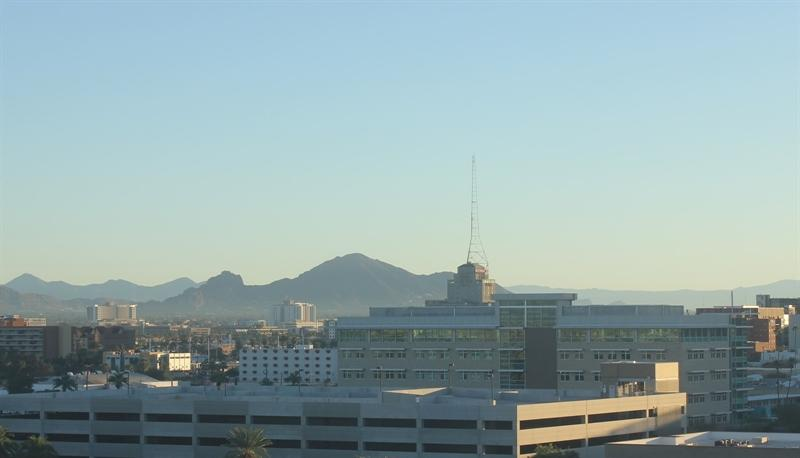
#> input picture Jobsheet4/images/training/day/20151101_142050.jpg, 800 x 458 px; its folder holds only this picture in this run
$ jupyter execute --allow-errors modul4_praktikum.ipynb   (shell and % lines are left out)
#> lines starting #> are read from the running program, lines starting #| are printed output that depends on the picture
# **PRAKTIKUM 1**

## Klasifikasi SVM dengan Data Dummy

[cell 1]
# import library
import numpy as np
import matplotlib.pyplot as plt
from scipy import stats
import seaborn as sns

Pada kegiatan ini, model yang digunakan adalah sebuah model yang sederhana berupa generative model untuk menentukan label pada poin baru. Kasus pada data dummy ini memperlihatkan dua kelas yang telah terpisah.

[cell 2]
from sklearn.datasets import make_blobs

X, y = make_blobs(n_samples=50, centers=2,
                  random_state=0, cluster_std=0.60)
plt.scatter(X[:, 0], X[:, 1], c=y, s=50, cmap='autumn')
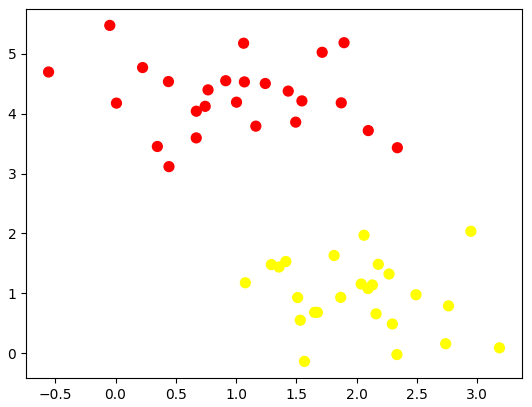
#> figure drawn by matplotlib, 1 panel

Untuk membuat sebuah model klasifikasi, garis pemisah data dari dua buah himpunan yang terbentuk diperlukan. Namun, kondisi ini masih menyisakan kasus dimana garis pemisah yang dibutuhkan lebih dari satu garis.

[cell 3]
xfit = np.linspace(-1, 3.5)
plt.scatter(X[:, 0], X[:, 1], c=y, s=50, cmap='autumn')
plt.plot([0.6], [2.1], 'x', color='red', markeredgewidth=2, markersize=10)

for m, b in [(1, 0.65), (0.5, 1.6), (-0.2, 2.9)]:
    plt.plot(xfit, m * xfit + b, '-k')

plt.xlim(-1, 3.5)
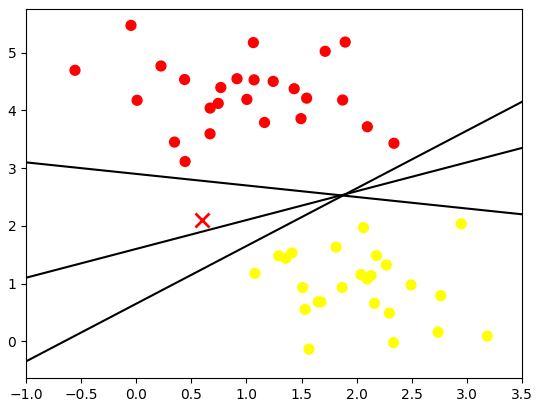
#> figure drawn by matplotlib, 1 panel; curve peaks at x = 3.5, y = 4.15; curve peaks at x = 3.5, y = 3.35

Banyaknya garis pemisah menunjukkan bahwa muncul beberapa kemungkinan suatu data baru masuk dalam kategori tertentu. Sebuah data baru 'x' dimunculkan pada posisi yang berbeda dengan data pada dua himpunan lain sehingga data baru ini tidak masuk ke dalam kategori dua himpunan sebelumnya.

Margin dalam suatu garis juga dapat digunakan untuk memperjelas posisi sebuah data terhadap label.

[cell 4]
xfit = np.linspace(-1, 3.5)
plt.scatter(X[:, 0], X[:, 1], c=y, s=50, cmap='autumn')

for m, b, d in [(1, 0.65, 0.33), (0.5, 1.6, 0.55), (-0.2, 2.9, 0.2)]:
    yfit = m * xfit + b
    plt.plot(xfit, yfit, '-k')
    plt.fill_between(xfit, yfit - d, yfit + d, edgecolor='none',
                     color='#AAAAAA', alpha=0.4)

plt.xlim(-1, 3.5)
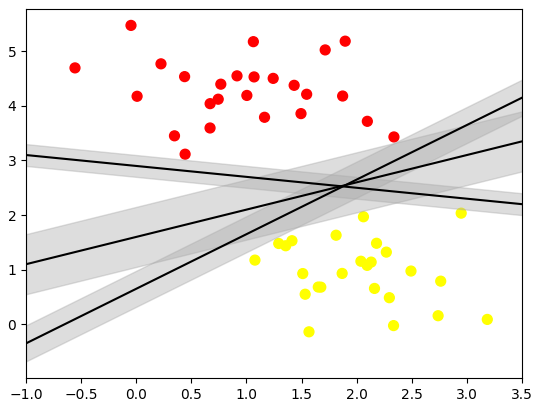
#> figure drawn by matplotlib, 1 panel; curve peaks at x = 3.5, y = 4.15; curve peaks at x = 3.5, y = 3.35; curve peaks at x = -1, y = 3.1

Margin yang digunakan pada SVM berfungsi untuk menunjukkan model yang paling optimal. Kriteria optimal ini diperoleh dari penentuan garis mana yang mampu memaksimalkan margin yang ada.

**Penerappan fitting SVM**

[cell 5]
from sklearn.svm import SVC # "Support vector classifier"

model = SVC(kernel='linear', C=1E10)
model.fit(X, y)

In a Jupyter environment, please rerun this cell to show the HTML representation or trust the notebook.
On GitHub, the HTML representation is unable to render, please try loading this page with nbviewer.org.

[cell 6]
# buat sebuah fungsi untuk menampilkan fitting data

def plot_svc_decision_function(model, ax=None, plot_support=True):

    if ax is None:
        ax = plt.gca()
    xlim = ax.get_xlim()
    ylim = ax.get_ylim()

    # buat grid untuk evaluasi model
    x = np.linspace(xlim[0], xlim[1], 30)
    y = np.linspace(ylim[0], ylim[1], 30)
    Y, X = np.meshgrid(y, x)
    xy = np.vstack([X.ravel(), Y.ravel()]).T
    P = model.decision_function(xy).reshape(X.shape)

    # plot batas dan margin
    ax.contour(X, Y, P, colors='k',
               levels=[-1, 0, 1], alpha=0.5,
               linestyles=['--', '-', '--'])

    # plot support vectors
    if plot_support:
        ax.scatter(model.support_vectors_[:, 0],
                   model.support_vectors_[:, 1],
                   s=300, linewidth=1, facecolors='none');
    ax.set_xlim(xlim)
    ax.set_ylim(ylim)

[cell 7]
plt.scatter(X[:, 0], X[:, 1], c=y, s=50, cmap='autumn')
plot_svc_decision_function(model)

beberapa titik data yang menyentuh (masuk ke area) garis disebut sebagai support vector.

[cell 8]
# untuk mengetahui data yang masuk ke dalam support vector dapat dilakukan dengan memanggil support_vectors_

model.support_vectors_

Hasil fitting merupakan kunci keberhasilan suatu classifier (yang hanya dilihat dari posisi dari support vector). Data-data lain yang berada jauh dari margin dan tetap berada di area yang tepat tidak memiliki kemampuan untuk memodifikasi fitting (karena bukan support vector). Data-data tersebut tidak berkontribusi terhadap loss function yang digunakan untuk fitting model. Untuk lebih memahami hal ini, 60 dan 120 data awal digunakan sebagai contoh dalam bentuk perbandingan.

[cell 9]
def plot_svm(N=10, ax=None):
    X, y = make_blobs(n_samples=200, centers=2,
                      random_state=0, cluster_std=0.60)
    X = X[:N]
    y = y[:N]
    model = SVC(kernel='linear', C=1E10)
    model.fit(X, y)

    ax = ax or plt.gca()
    ax.scatter(X[:, 0], X[:, 1], c=y, s=50, cmap='autumn')
    ax.set_xlim(-1, 4)
    ax.set_ylim(-1, 6)
    plot_svc_decision_function(model, ax)

fig, ax = plt.subplots(1, 2, figsize=(16, 6))
fig.subplots_adjust(left=0.0625, right=0.95, wspace=0.1)
for axi, N in zip(ax, [60, 120]):
    plot_svm(N, axi)
    axi.set_title('N = {0}'.format(N))
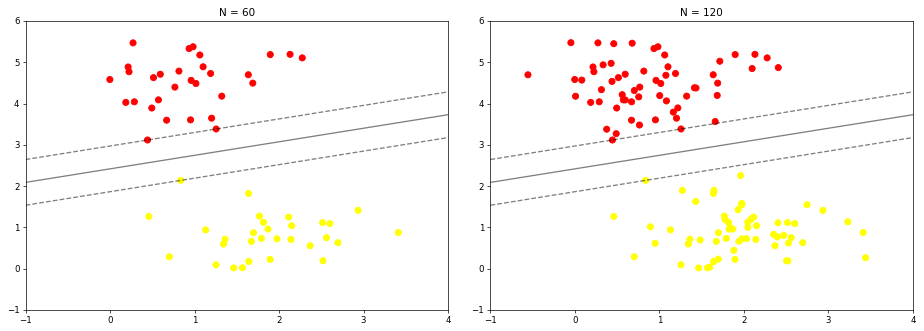
#> figure drawn by matplotlib, 2 panels

**Data Tidak Terpisah Secara Linier**

Data yang terpisah secara tidak linier menjadi masalah pada model SVM. Oleh karena itu, kernel menjadi sebuah kebutuhan bagi SVM untuk melakukan fitting pada hubungan nonlinier dengan sebuah classifier linier.

[cell 10]
# contoh data tidak terpisah secara linier

from sklearn.datasets import make_circles
X, y = make_circles(100, factor=.1, noise=.1)

clf = SVC(kernel='linear').fit(X, y)

plt.scatter(X[:, 0], X[:, 1], c=y, s=50, cmap='autumn')
plot_svc_decision_function(clf, plot_support=False)
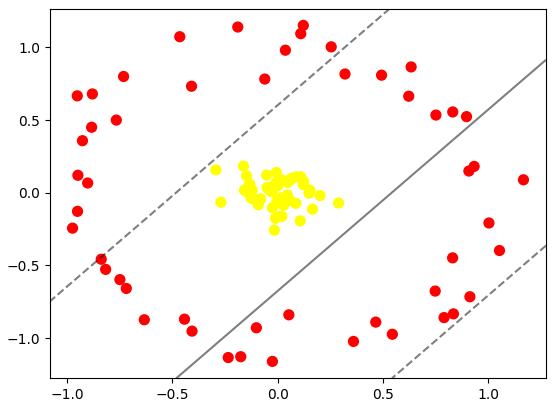
#> figure drawn by matplotlib, 1 panel
#> the sliders are set to elev = -90, azip = 0, X = <module 'ipywidgets.fixed_' fr, y = <module 'ipywidgets.fixed_' fr

Berdasarkan contoh data di atas, tidak ditemukan sebuah garis pemisah linier yang mampu berperan sebagai pemisah data. Oleh karena itu, proyeksi (sudut pandang) lain terhadap data diperlukan supaya data dapat terpisahkan dengan jelas. Pada kegiatan ini, proyeksi yang digunakan adalah proyeksi berbasis radial.

[cell 11]
r = np.exp(-(X ** 2).sum(1))

Karena proyeksi radial tidak cukup menggunakan model 2D, maka plot visualisasi diubah menjadi model 3D.

[cell 12]
from mpl_toolkits import mplot3d
from ipywidgets import interact, fixed


# [7 lines left out: function plot_3D, not called in this run]

#> (the rest of this cell did not finish here and is left out)

walaupun data dapat ditampilkan secara terpisah. Proyeksi titik data sejumlah N ke dalan suatu dimensi N menyebabkan beban komputasi juga bertambah. Untuk mengatasi hal ini, kernel radial basis function (RBF) pada Scikit-Learn digunakan.

[cell 13]
clf = SVC(kernel='rbf', C=1E6)
clf.fit(X, y)

[cell 14]
plt.scatter(X[:, 0], X[:, 1], c=y, s=50, cmap='autumn')
plot_svc_decision_function(clf)
plt.scatter(clf.support_vectors_[:, 0], clf.support_vectors_[:, 1],
            s=300, lw=1, facecolors='none')
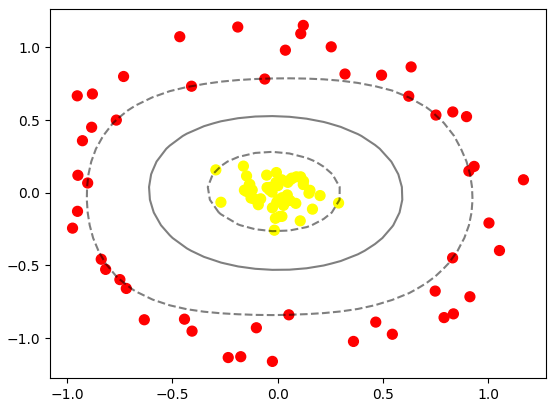
#> figure drawn by matplotlib, 1 panel

**Data Overlap**

[cell 15]
X, y = make_blobs(n_samples=100, centers=2,
                  random_state=0, cluster_std=1.2)
plt.scatter(X[:, 0], X[:, 1], c=y, s=50, cmap='autumn');
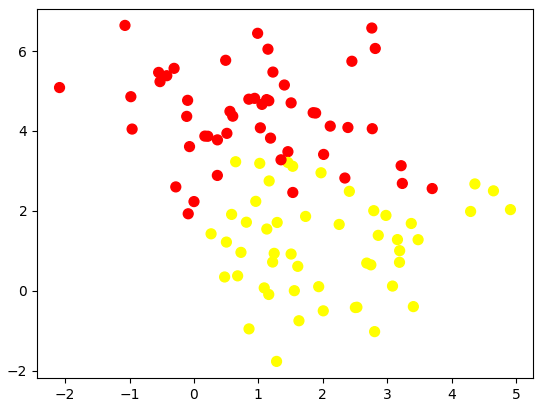
#> figure drawn by matplotlib, 1 panel

untuk mengatasi hal ini, teknik penghalusan margin pada SVM dapat diterapkan. Teknik ini berfungsi untuk memasukkan beberapa titik data ke dalam margin supaya menghasilkan fitting yang lebih baik. Penebalan margin dari hasil teknik penghalusan dikelola oleh sebuah parameter tuning (dikenal sebagai C). Contoh dibawah menunjukkan perubahan pada C berdampak pada hasil fitting final.

[cell 16]
X, y = make_blobs(n_samples=100, centers=2,
                  random_state=0, cluster_std=0.8)

fig, ax = plt.subplots(1, 2, figsize=(16, 6))
fig.subplots_adjust(left=0.0625, right=0.95, wspace=0.1)

for axi, C in zip(ax, [10.0, 0.1]):
    model = SVC(kernel='linear', C=C).fit(X, y)
    axi.scatter(X[:, 0], X[:, 1], c=y, s=50, cmap='autumn')
    plot_svc_decision_function(model, axi)
    axi.scatter(model.support_vectors_[:, 0],
                model.support_vectors_[:, 1],
                s=300, lw=1, facecolors='none');
    axi.set_title('C = {0:.1f}'.format(C), size=14)
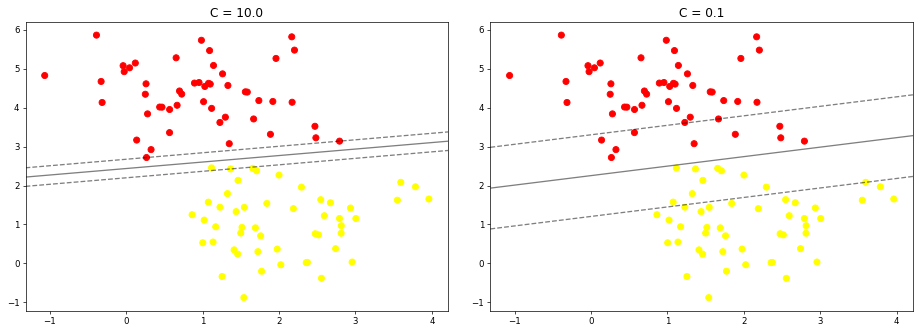
#> figure drawn by matplotlib, 2 panels

# **PRAKTIKUM 2**

[cell 17]
from sklearn.datasets import fetch_lfw_people

#> (the rest of this cell did not finish here and is left out)

[cell 18]
# contoh wajah yang digunakan

fig, ax = plt.subplots(3, 5)
#> (the rest of this cell did not finish here and is left out)

[cell 19]
from sklearn.svm import SVC
from sklearn.decomposition import PCA as RandomizedPCA
from sklearn.pipeline import make_pipeline

pca = RandomizedPCA(n_components=150, whiten=True, random_state=42)
svc = SVC(kernel='rbf', class_weight='balanced')
model = make_pipeline(pca, svc)

[cell 20]
# pemisahan data training dan data testing

from sklearn.model_selection import train_test_split

#> (the rest of this cell did not finish here and is left out)

[cell 21]
from sklearn.model_selection import GridSearchCV

param_grid = {'svc__C': [1, 5, 10, 50],
              'svc__gamma': [0.0001, 0.0005, 0.001, 0.005]}
grid = GridSearchCV(model, param_grid)

#> (the rest of this cell did not finish here and is left out)

#> (a cell that did not finish here is left out)

[cell 23]
# hasil label pada data testing

fig, ax = plt.subplots(4, 6)
#> (the rest of this cell did not finish here and is left out)

[cell 24]
from sklearn.metrics import classification_report
#> (the rest of this cell did not finish here and is left out)

[cell 25]
# bentuk confusion matrix

from sklearn.metrics import confusion_matrix
#> (the rest of this cell did not finish here and is left out)

# **Praktikum 3**

**Mendefiniskan Data Dummy**

[cell 26]
import numpy as np
from sklearn.datasets import make_classification

# Membuat data dummy
# Hasil dari make_classification berupa data fitur X dan label y
# Label y akan berupa data yang sudah di encode (angka)
X,y = make_classification(n_samples=30, n_features=2, n_classes=2, n_informative=2, n_redundant=0, n_repeated=0, shuffle=False)

# Secara defalt, make_classfication menghasilkan nilai float
# Kita perlu merubah dalam bentuk diskrit

# Absolutekan nilai
X = np.absolute(X)

# Bulatkan nilai ke 2 angka dibelakang koma
# Kalikan dengan 100 supaya tidak ada lagi koma
X = np.round(X, 2) * 100

# Ubah ke dalam bentuk integer
X = X.astype(int)
print(X)
print(y)

Parameter yang digunakan pada fungsi `make_classification` adalah,

- n_samples: jumlah sampel yang diinginkan
- n_features: jumlah fitur yang digunakan
- n_classes: jumlah kelas
- n_informative: jumlah fitur yang memiliki korelasi dengan kelas
- n_redundant: jumlah fitur yang tidak memiliki korelasi dengan kelas
- n_repeated: jumlah fitur yang diulang

**(Opsional) Membuat Data Frame**
Agar data lebih mudah untuk dibaca, maka kita akan membuat DataFrame dengan menggunakan library Pandas berdasarkan data dummy yang telah dibuat sebelumnya

[cell 27]
import pandas as pd

# Reshape label y menjadi 2D
# Hal ini dilakukan karena kita akan menggabungkannya dengan data fitur X
y_new = y.reshape(len(y), 1)

# Gabungkan fitur X dan label y dalam data array
data = np.concatenate((X, y_new), axis=1)

# Definisikan nama kolom
nama_kolom = ['Fitur 1', 'Fitur 2', 'Label']

# Buat Data Frame
df = pd.DataFrame(data, columns=nama_kolom)

# Cek Data Frame
df.head()

Dikarenakan label masih berbetuk encoding angka, untuk mempermudah pembacaan data, kita dapat mengubah bentuknya dalam bentuk kategorial

[cell 28]
# Definisikan nama label
labels = {
    1 : 'Kelas A',
    0 : 'Kelas B'
}

# Copy Data Frame untuk menyimpan Data Frame baru
# dengan label yang mudah untuk dibaca
df_label = df.copy()

# Ubah label dengan fungsi mapping dari Pandas
# pada Data Frame df_label
df_label['Label'] = df_label['Label'].map(labels)

# Cek Data Frame df_label
df_label.head()

**(Opsional) Visualisasi Data**

[cell 29]
import matplotlib.pyplot as plt

# Definisikan warna untuk setiap kelas
colors = {
    'class_a': 'MediumVioletRed',
    'class_b': 'Navy'
}

# Kelompokkan label berdasarkan nama kelas
gb = df_label.groupby(['Label'])
class_a = gb.get_group('Kelas A')
class_b = gb.get_group('Kelas B')

# Plot
plt.scatter(x=class_a['Fitur 1'], y=class_a['Fitur 2'], c=colors['class_a'])
plt.scatter(x=class_b['Fitur 1'], y=class_b['Fitur 2'], c=colors['class_b'])
plt.xlabel('Fitur 1')
plt.ylabel('Fitur 2')
plt.legend(['Kelas A', 'Kelas B'])
plt.gca().axes.xaxis.set_ticklabels([])
plt.gca().axes.yaxis.set_ticklabels([])
plt.show()

**Klasifikasi Multinomial Naive Bayes**

[cell 30]
from sklearn.naive_bayes import MultinomialNB # class untuk model MultinomialNB
from sklearn.model_selection import train_test_split
from sklearn.metrics import accuracy_score # evaluasi model berdasarkan akurasi

# Inisiasi obyek MultinomialNB
mnb = MultinomialNB()

# Kita dapat langsung menggunakan fitur X dan label y
# hasil dari proses pembuatan data dummy

# Split data training dan testing
X_train, X_test, y_train, y_test = train_test_split(X,y, test_size=0.3, random_state=30)

# Fit model
# Label y harus dalam bentuk 1D atau (n_samples,)
mnb.fit(X_train, y_train)

# Prediksi dengan data training
y_train_pred = mnb.predict(X_train)

# Evaluasi akurasi training
acc_train = accuracy_score(y_train, y_train_pred)

# Prediksi test data
y_test_pred = mnb.predict(X_test)

# Evaluasi model dengan metric akurasi
acc_test = accuracy_score(y_test, y_test_pred)

# Print hasil evaluasi
print(f'Hasil akurasi data train: {acc_train}')
print(f'Hasil akurasi data test: {acc_test}')

**Klasifikasi Gaussian Naive Bayes**

[cell 31]
from sklearn.naive_bayes import GaussianNB # class untuk model GaussianNB

# Inisiasi obyek Gaussian
gnb = GaussianNB()

# Kita menggunakan split data training dan testing
# yang sama dengan model multinomial

# Fit model
# Label y harus dalam bentu 1D atau (n_samples,)
gnb.fit(X_train, y_train)

# Prediksi dengan data training
y_train_pred_gnb = gnb.predict(X_train)

# Evaluasi akurasi training
acc_train_gnb = accuracy_score(y_train, y_train_pred_gnb)

# Prediksi test data
y_test_pred_gnb = gnb.predict(X_test)

# Evaluasi model dengan metric akurasi
acc_test_gnb = accuracy_score(y_test, y_test_pred_gnb)

# Print hasil evaluasi
print(f'Hasil akurasi data train (Gaussian): {acc_train_gnb}')
print(f'Hasil akurasi data test (Gaussian): {acc_test_gnb}')

# **Praktikum 5**

**Langkah 0 - Import Library**

[cell 32]
# Import Required Libraries
from pathlib import Path
import matplotlib.image as mpimg
import matplotlib.pyplot as plt
import cv2
import random
import numpy as np
import pandas as pd
import os

Lakukan ekstraksi data gambar, kemudian definisikan lokasi gambar. Pada contoh ini, folder gambar berlokasi sama dengan lokasi file python

[cell 33]
# Image directories
train_dir = "images/training/"
test_dir = "images/test/"

**Langkah 1 - Load Data dan Visualisasikan**
Buatlah fungsi untuk membuat daftar seluruh path dari gambar.

[cell 34]
def load_dataset(img_dir):
#> called with img_dir = 'images/training/'
    p = Path(img_dir)
    dirs = p.glob('*')

    img_list = []

    for dir in dirs:
        label = str(dir).split('/')[-1]
        for file in dir.glob('*.jpg'):
            img = mpimg.imread(file)
#> img is the input picture: shape (458, 800, 3); mean R, G, B 147.2, 168.7, 170.2

            if not img is None:
                img_list.append((img, label))

    return img_list

[cell 35]
# Load training data
train_img = load_dataset(train_dir)
#> train_img = 2 items
#> (the rest of the program and of its run is left out)
